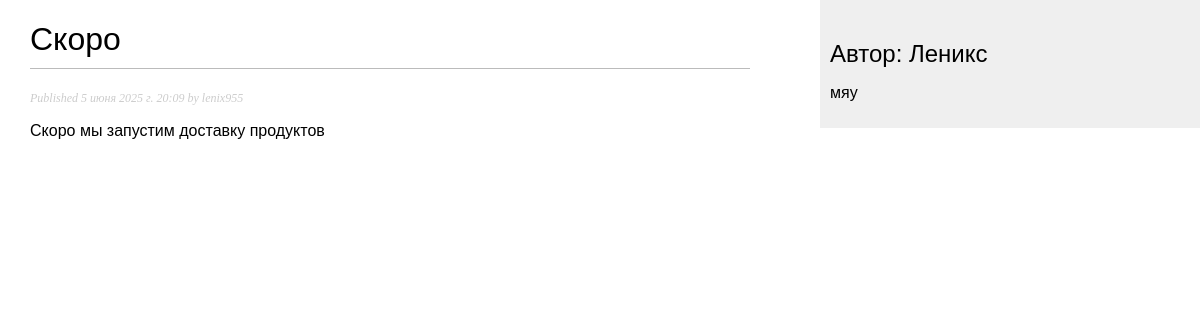
/myblog/5/, run on the app's committed database.
### myblog/models.py (models this page shows)
class Post(models.Model):
    class Status(models.TextChoices):
        DRAFT = 'DF','Draft'
        PUBLISHED = 'PB', 'Published'
    title = models.CharField(max_length=250)
    slug = models.SlugField(max_length=250)
    author = models.ForeignKey(User,
                            on_delete=models.CASCADE,
                            related_name='blog_posts',
                            default=1)
    body = models.TextField()
    publish = models.DateTimeField(default=timezone.now)
    created = models.DateTimeField(auto_now_add=True)
    updated = models.DateTimeField(auto_now=True)
    status = models.CharField(max_length=2,
                                choices=Status.choices,
                                default=Status.DRAFT)
    objects = models.Manager() # менеджер, применяемый по умолчанию
    published = PublishedManager() # конкретно-прикладной менеджер
    class Meta:
        ordering = ['-publish']
        indexes = [
            models.Index(fields=['-publish']),
        ]

### myblog/views.py (the view)
# urls.py: path('<int:id>/', views.post_detail, name='post_detail'),  # детальная страница поста
def post_detail(request, id):
   post = get_object_or_404(Post,
                            id=id,
                            status=Post.Status.PUBLISHED)
   return render(request,
                    'myblog/post/detail.html',
                    {'post': post})

### myblog/templates/myblog/post/detail.html (shortened to what this page needs)
{% extends "myblog/base.html" %}
{% block content %}
  <h1>{{ post.title }}</h1>
  <p class="date">
    Published {{ post.publish }} by {{ post.author }}
  </p>
  {{ post.body|linebreaks }}
{% endblock %}

### myblog/static/css/blog.css (style rules this page uses)
body { margin:0; padding:0; font-family:helvetica, sans-serif; }
h1 { font-weight:normal; border-bottom:1px solid #bbb; padding:0 0 10px 0; }
p.date { color:#ccc; font-family: georgia, serif; font-size: 12px; font-style: italic; }

### data on the page
Post: title "Скоро", publish "5 июня 2025 г. 20:09", author "lenix955", body "Скоро мы запустим доставку продуктов"
